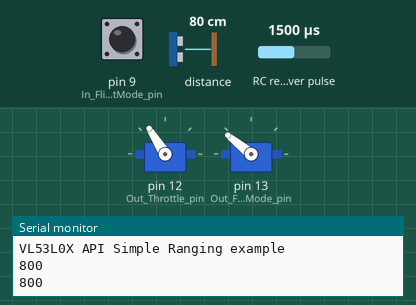
Recording of a sketch running on a simulated Arduino Uno, built with avr-gcc and run on an emulated ATmega328P. On the bench: 2 × servo, the last lines printed to the serial monitor. Wiring (inferred from the names in the program): RC receiver channel: data pin 8. The inputs (shaded band) are chosen by the test bench; at power-on: distance to the obstacle 80 cm, RC receiver pulse 1500 µs, pin 9 (In_FlightMode_pin) LOW. The echo pulse lasts 58.3 µs per cm.

Above: at 1.2 s.
1.3 s: distance to the obstacle set to 98 cm
4.3 s: distance to the obstacle set to 105 cm
At 7.4 s:
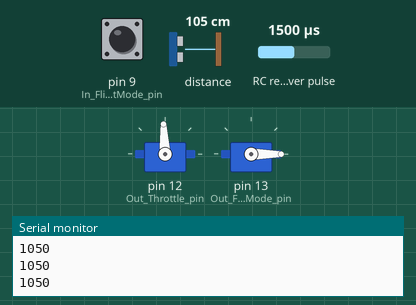
7.7 s: RC receiver pulse (sensor on pin 8) set to 1020 µs
At 10.5 s:
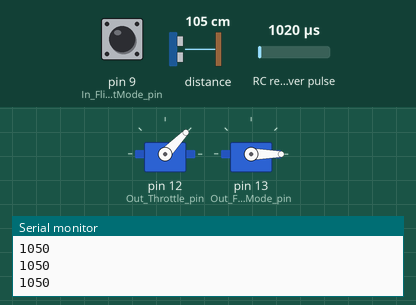
10.8 s: pin 9 (In_FlightMode_pin) pulled HIGH for 0.15 s
At 11.6 s:
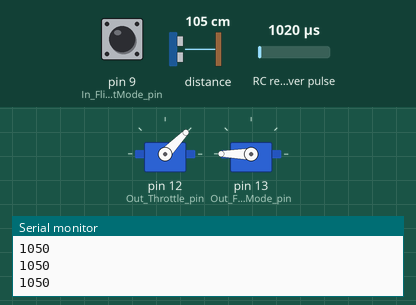
13.5 s: RC receiver pulse (sensor on pin 8) set to 1250 µs
At 16.1 s:
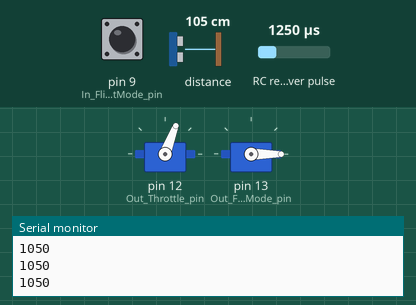
16.6 s: pin 9 (In_FlightMode_pin) pulled HIGH for 0.15 s
At 17.2 s:
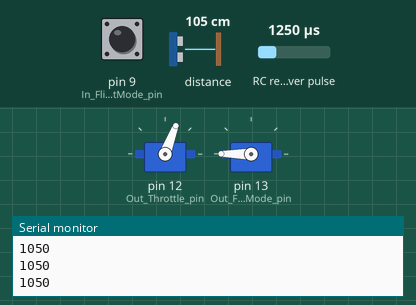
Timing chart, 0 to 19.6 s (numbered marks = the images above; inputs shaded):
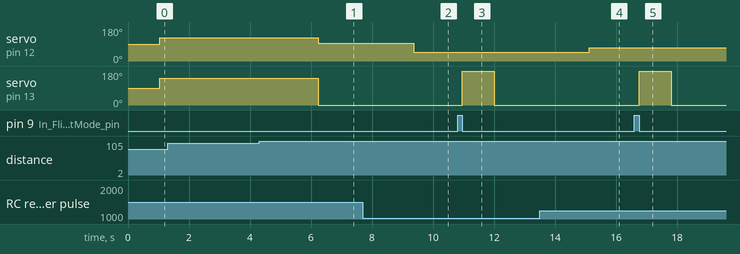

Measured:
- the behaviour switches between 100 and 101 cm on distance to the obstacle (found by bisection; images 0 and 1)
- after the input at 4.3 s, servo on pin 12 (Out_Throttle_pin): 122° → 93° after 1.9 s; servo on pin 13 (Out_FlightMode_pin): 141° → 0° after 1.9 s
- after the input at 7.7 s, servo on pin 12 (Out_Throttle_pin): 93° → 46° after 1.7 s
- after the input at 10.8 s, servo on pin 13 (Out_FlightMode_pin): 0° → 180° after 0.15 s, → 0° 1.1 s later
- after the input at 13.5 s, servo on pin 12 (Out_Throttle_pin): 46° → 69° after 1.6 s
- after the input at 16.6 s, servo on pin 13 (Out_FlightMode_pin): 0° → 180° after 0.15 s, → 0° 1.1 s later

The sketch:

FinalProgSubmitted.ino
```cpp
#include "Adafruit_VL53L0X.h"
#include <Servo.h> //servo library

Adafruit_VL53L0X lox = Adafruit_VL53L0X();

Servo FlightMode; //servo declaration
Servo OutThrottle;

const int In_Throttle_pin=8; //pin declaration
const int In_FlightMode_pin=9;
const int Out_Throttle_pin=12;
const int Out_FlightMode_pin=13;

int In_Throttle;
int In_FlightMode;
int In_FlightMode_a;
int Distance;


void setup() {
  OutThrottle.attach(Out_Throttle_pin);
  FlightMode.attach(Out_FlightMode_pin);
  Serial.begin(115200);
  // wait until serial port opens for native USB devices
  while (! Serial) {
    delay(1);
  }

  Serial.println("Adafruit VL53L0X test");
  if (!lox.begin()) {
    Serial.println(F("Failed to boot VL53L0X"));
    while(1);
  }
  // power
  Serial.println(F("VL53L0X API Simple Ranging example\n\n"));
}

void Printer(){
  Serial.print("D=");  Serial.print(Distance);

  Serial.print("In_Throttle=");  Serial.print(In_Throttle);

  Serial.print("In_FlightMode=");  Serial.println(In_FlightMode);

}

void loop() {
  VL53L0X_RangingMeasurementData_t measure;

//  Reading a measurement
  lox.rangingTest(&measure, false); // pass in 'true' to get debug data printout!

  if (measure.RangeStatus != 4) {  // phase failures have incorrect data
    Distance=measure.RangeMilliMeter;
  } else {
  Distance = 9999;
  }
  Serial.println(Distance);
  In_Throttle = pulseIn(In_Throttle_pin, HIGH);  //Read throttle
  In_FlightMode = pulseIn(In_FlightMode_pin, HIGH); //Read Flight Mode
  if (Distance <= 1000){   //If obstacle detected
  OutThrottle.writeMicroseconds(1800);// Value from the payload testing
  //delayMicroseconds(300);
  FlightMode.writeMicroseconds(2000); // Value to Set Mode to Loiter & Throttle naik
  //Serial.println("AVOID IN USE");
  //delay (1000); // delay if needed to clear obstacle
  } else{
  OutThrottle.writeMicroseconds(In_Throttle);
  //delayMicroseconds(2000);
  FlightMode.writeMicroseconds(In_FlightMode-50);    // Bypass Mode and Throttle PWM
//  Printer();
  }
}
```
